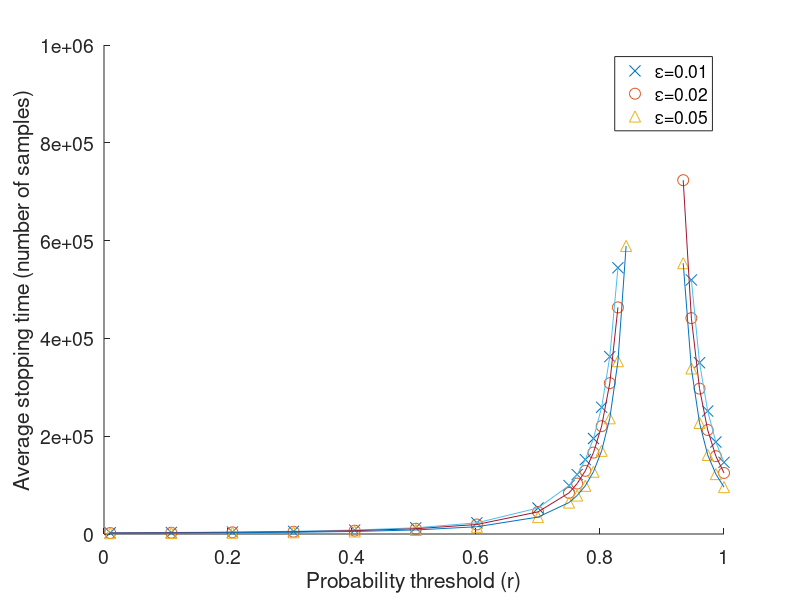

Here is the MATLAB script that generated this plot:
clear variables;

reload = false;
if reload
	mtrue = 0.88746;
	delta = 0.05;
	nRuns = 1000;
	load('results/gammas_2e6_from2e5.mat');

	rs = [linspace(0.01,0.70,8), ...
		  linspace(0.75,1,20)];

	epsilons = [0.01,0.02,0.05];

	errs = zeros(length(rs),length(epsilons));
	ET = 1e8*ones(length(rs),length(epsilons));
	T = nan(nRuns,length(rs),length(epsilons));
	Nfix = zeros(nRuns,length(epsilons));

	for i=1:nRuns
		fname = sprintf('results/odemcmc-jakstat-1-2000000-50000-1-%d.mat',i);
		fprintf('Reading %s\n',fname);
		load(fname);
		sfx = cumsum(f);
		N = length(f);	
		gamma = gammas(i);

		for j=1:length(rs)
			r = rs(j);
			sfxz = sfx-(1:N)'*r;
			for k=1:length(epsilons)
				epsilon = epsilons(k);
				g = sqrt((1:N)/gamma * log(1/epsilon) + 1 + 2*log(1:N))';
				tj = find(abs(sfxz)>g,1,'first');
				Nfix(i,k) = log(1/epsilon)/(gamma*delta^2);
				if ~isempty(tj)
					T(i,j,k) = tj;
					if (r < mtrue) && (sfxz(tj) < 0)
						errs(j,k) = errs(j,k) + 1;
					elseif (r > mtrue) && (sfxz(tj) > 0)
						errs(j,k) = errs(j,k) + 1;
					end
				end
			end
		end
	end

	for j=1:length(rs)
		for k=1:length(epsilons)
			if ~any(isnan(T(:,j,k)))
				ET(j,k) = mean(T(:,j,k));
			else
				ET(j,k) = nan;
			end
		end
	end
else
	load('results/figure_seqnoindeteps_dat.mat');
end

%% Plotting (e)
fh = figure; hold on;
markersize = 8;
plot(rs,ET(:,1),'x','markers',markersize);
plot(rs,ET(:,2),'o','markers',markersize);
plot(rs,ET(:,3),'^','markers',markersize);
plot(1,nan,'-');
plot(1,nan,'--');
plot(rs,ET(:,1),'-','markers',markersize);
plot(rs,ET(:,2),'-','markers',markersize);
plot(rs,ET(:,3),'-','markers',markersize);
legend({'\epsilon=0.01','\epsilon=0.02','\epsilon=0.05'});
ylim([0 1e6]);
xlabel('Probability threshold (r)','FontSize',12);
ylabel('Average stopping time (number of samples)','FontSize',12);
set(findall(gcf,'type','text'),'FontSize',16)
set(gca,'FontSize',14)
saveas(fh,'figs/figure_seqnoindeteps','eps');